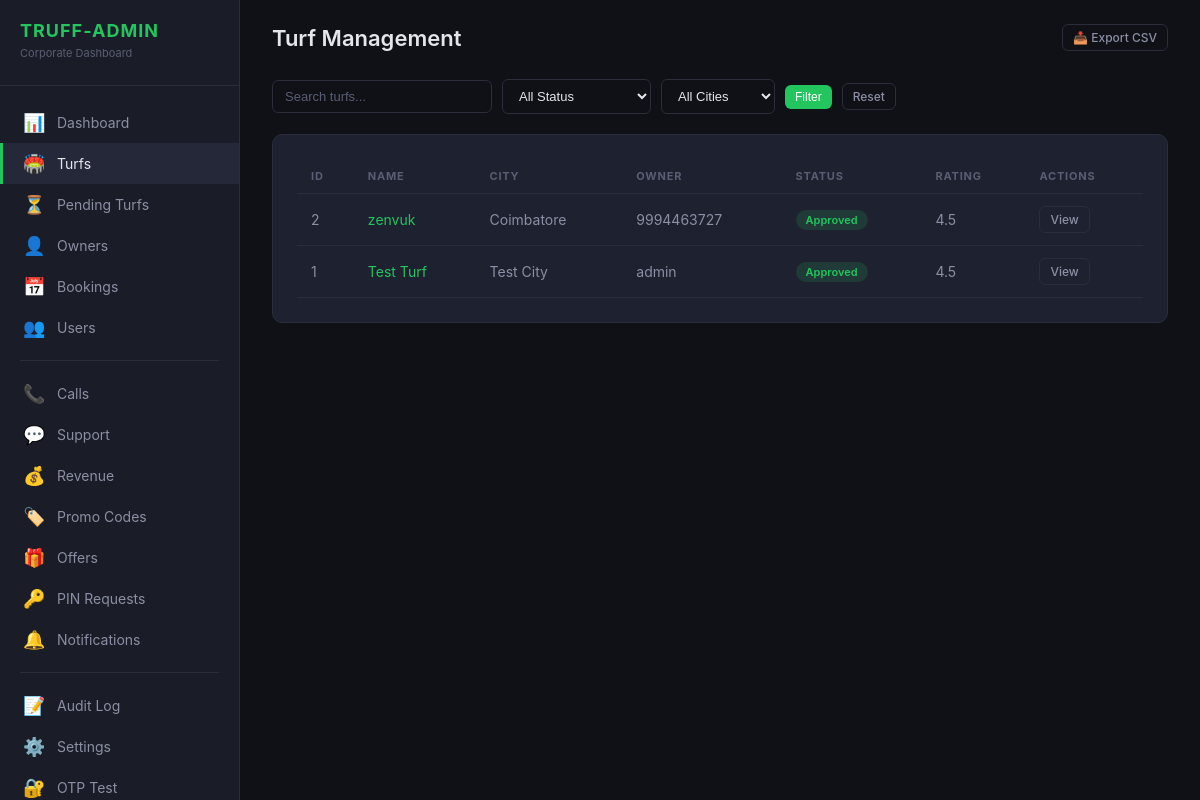
Page /truff-admin/turfs/ (signed in) on the committed database.
### turfs/models.py (models this page shows, shortened)
class Turf(models.Model):
    owner = models.ForeignKey(User, on_delete=models.CASCADE, related_name='turfs')
    name = models.CharField(max_length=200)
    description = models.TextField(blank=True, null=True)
    address = models.TextField()
    city = models.CharField(max_length=100)
    state = models.CharField(max_length=100)
    postal_code = models.CharField(max_length=10, blank=True, null=True)
    latitude = models.FloatField()
    longitude = models.FloatField()
    price_per_hour = models.IntegerField(validators=[MinValueValidator(1)])
    max_players = models.IntegerField(default=22, validators=[MinValueValidator(1)])
    status = models.CharField(max_length=20, choices=TurfStatus.choices, default=TurfStatus.PENDING)
    rejection_reason = models.TextField(blank=True, null=True)
    suspend_reason = models.TextField(blank=True, null=True)
    sports = models.ManyToManyField(Sport, related_name='turfs')
    amenities = models.ManyToManyField(Amenity, related_name='turfs')
    rating = models.FloatField(
        default=4.5,
        validators=[MinValueValidator(0.0), MaxValueValidator(5.0)]
    )
    review_count = models.IntegerField(default=0)
    is_active = models.BooleanField(default=False)
    google_maps_share_link = models.URLField(blank=True, null=True)
    is_shutdown = models.BooleanField(default=False)
    shutdown_start = models.DateField(null=True, blank=True)
    shutdown_end = models.DateField(null=True, blank=True)
    shutdown_reason = models.TextField(blank=True)
    shutdown_notified_admin = models.BooleanField(default=False)
    created_at = models.DateTimeField(auto_now_add=True)
    updated_at = models.DateTimeField(auto_now=True)
    approved_at = models.DateTimeField(blank=True, null=True)
    approved_by = models.ForeignKey(
        User, on_delete=models.SET_NULL, null=True, blank=True,
        related_name='approved_turfs',
    )
    class Meta:
        ordering = ['-created_at']
        indexes = [
            models.Index(fields=['status', 'is_active']),
            models.Index(fields=['latitude', 'longitude']),
            models.Index(fields=['owner', 'status']),
        ]

### users/models.py (models this page shows, shortened)
class CustomUser(AbstractUser):
    class UserRole(models.TextChoices):
        USER = 'user', 'Normal User'
        TURF_OWNER = 'turf_owner', 'Turf Owner'
        PLATFORM_ADMIN = 'admin', 'Platform Admin'
    phone_number = models.CharField(max_length=15, blank=True, null=True)
    role = models.CharField(max_length=20, choices=UserRole.choices, default=UserRole.USER)
    profile_picture = models.ImageField(upload_to='profile_pictures/', blank=True, null=True)
    bio = models.TextField(blank=True, null=True)
    is_verified = models.BooleanField(default=True)  # Auto-verified: booking app
    is_phone_verified = models.BooleanField(default=False)
    referral_code = models.CharField(max_length=10, unique=True, null=True, blank=True)
    referred_by = models.ForeignKey(
        'self', null=True, blank=True, on_delete=models.SET_NULL, related_name='referrals'
    )
    referral_click_count = models.IntegerField(default=0)
    referral_install_count = models.IntegerField(default=0)
    referral_cashback_earned = models.DecimalField(max_digits=10, decimal_places=2, default=0)
    total_referrals = models.IntegerField(default=0)
    qualified_referrals = models.IntegerField(default=0)
    wallet_balance = models.DecimalField(max_digits=10, decimal_places=2, default=0)
    referred_by_owner = models.ForeignKey(
        'TurfOwner', null=True, blank=True, on_delete=models.SET_NULL,
        related_name='referred_users',
    )
    total_bookings = models.PositiveIntegerField(default=0)
    total_credits = models.PositiveIntegerField(default=0)
    used_credits = models.PositiveIntegerField(default=0)
    first_booking_completed = models.BooleanField(default=False)
    fcm_token = models.TextField(blank=True, null=True, help_text='Firebase Cloud Messaging device token')
    loyalty_tier = models.CharField(max_length=20, default='newbie')
    tier_updated_at = models.DateTimeField(auto_now=True)
    free_booking_counter = models.IntegerField(default=0)
    free_booking_available = models.BooleanField(default=False)
    birthday_credited_year = models.IntegerField(null=True, blank=True)
    date_of_birth = models.DateField(null=True, blank=True)
    created_at = models.DateTimeField(auto_now_add=True)
    updated_at = models.DateTimeField(auto_now=True)
    class Meta:
        ordering = ['-created_at']

### truff_admin_panel/views.py (the view)
# urls.py: path('turfs/', views.TurfListView.as_view(), name='turfs'),
class TurfListView(TruffAdminRequiredMixin, View):
    def get(self, request):
        qs = Turf.objects.select_related('owner').all()
        status = request.GET.get('status')
        if status:
            qs = qs.filter(status=status)
        city = request.GET.get('city')
        if city:
            qs = qs.filter(city__icontains=city)
        search = request.GET.get('q')
        if search:
            qs = qs.filter(
                Q(name__icontains=search) |
                Q(owner__username__icontains=search) |
                Q(city__icontains=search)
            )
        paginator = Paginator(qs, 25)
        page = paginator.get_page(request.GET.get('page', 1))
        cities = Turf.objects.values_list('city', flat=True).distinct().order_by('city')
        return render(request, 'truff_admin/turfs_list.html', {
            'page': page,
            'status_choices': TurfStatus.choices,
            'cities': cities,
            'current_status': status or '',
            'current_city': city or '',
            'search_query': search or '',
        })

### truff_admin_panel/context_processors.py (called while the page is built)
def pending_turf_count(request):
    if not request.user.is_authenticated:
        return {}
    if not (request.user.is_staff or request.user.groups.filter(name='Truff Admin').exists()):
        return {}
    try:
        return {'pending_turf_count': Turf.objects.filter(status=TurfStatus.PENDING).count()}
    except Exception:
        return {'pending_turf_count': 0}

### truff_admin_panel/mixins.py (called while the page is built)
    def test_func(self):
        user = self.request.user
        if not user.is_authenticated:
            return False
        return user.is_staff or user.groups.filter(name='Truff Admin').exists()

### truff_admin_panel/templatetags/truff_tags.py (called while the page is built)
@register.filter
def status_badge(status):
    mapping = {
        'approved': 'badge-success',
        'active': 'badge-success',
        'confirmed': 'badge-success',
        'completed': 'badge-success',
        'paid': 'badge-success',
        'pending': 'badge-warning',
        'processing': 'badge-warning',
        'rejected': 'badge-danger',
        'cancelled': 'badge-danger',
        'failed': 'badge-danger',
        'suspended': 'badge-danger',
    }
    return mapping.get(str(status).lower(), 'badge-secondary')

### truff_admin_panel/templates/truff_admin/turfs_list.html (shortened to what this page needs)
{% extends "truff_admin/base.html" %}
{% load truff_tags %}
{% block content %}
<div class="topbar">
    <h1>Turf Management</h1>
    <div class="topbar-actions">
        <a href="/truff-admin/export/turfs/" class="btn btn-outline btn-sm">📥 Export CSV</a>
    </div>
</div>
<div class="filter-bar">
    <form method="get" style="display:flex;gap:10px;flex-wrap:wrap;align-items:center;width:100%;">
        <input type="text" name="q" class="form-input" placeholder="Search turfs..." value="{{ search_query }}"
            style="width:220px;">
        <select name="status" class="form-select">
            <option value="">All Status</option>
        </select>
        <select name="city" class="form-select">
            <option value="">All Cities</option>
        </select>
        <button type="submit" class="btn btn-primary btn-sm">Filter</button>
        <a href="/truff-admin/turfs/" class="btn btn-outline btn-sm">Reset</a>
    </form>
</div>
<div class="panel">
    <table class="data-table">
        <thead>
            <tr>
                <th>ID</th>
                <th>Name</th>
                <th>City</th>
                <th>Owner</th>
                <th>Status</th>
                <th>Rating</th>
                <th>Actions</th>
            </tr>
        </thead>
        <tbody>
            {% for turf in page %}
            <tr>
                <td>{{ turf.id }}</td>
                <td><a href="/truff-admin/turfs/{{ turf.id }}/">{{ turf.name }}</a></td>
                <td>{{ turf.city|default:"-" }}</td>
                <td>{{ turf.owner.username }}</td>
                <td><span class="badge {{ turf.status|status_badge }}">{{ turf.status }}</span></td>
                <td>{{ turf.rating }}</td>
                <td>
                    <a href="/truff-admin/turfs/{{ turf.id }}/" class="btn btn-outline btn-sm">View</a>
                </td>
            </tr>
            {% empty %}
            <tr>
                <td colspan="7" style="text-align:center;color:var(--text-muted);">No turfs found</td>
            </tr>
            {% endfor %}
        </tbody>
    </table>
</div>
{% endblock %}

### truff_admin_panel/static/truff_admin/css/style.css (style rules this page uses)
:root { --bg-primary: #0f1117; --bg-secondary: #1a1d27; --bg-card: #1e2130; --bg-hover: #252839; --border: #2a2d3a; --text-primary: #e4e6ec; --text-secondary: #8b8fa3; --text-muted: #5a5e73; --accent: #22c55e; --accent-hover: #16a34a; --accent-light: rgba(34, 197, 94, 0.12); --danger: #ef4444; --warning: #f59e0b; --info: #3b82f6; }
* { margin: 0; padding: 0; box-sizing: border-box; }
body { font-family: -apple-system, BlinkMacSystemFont, 'Segoe UI', Roboto, sans-serif; background: var(--bg-primary); color: var(--text-primary); min-height: 100vh; }
a { color: var(--accent); text-decoration: none; }
.topbar { display: flex; justify-content: space-between; align-items: center; margin-bottom: 28px; }
.topbar h1 { font-size: 22px; font-weight: 600; }
.topbar-actions { display: flex; gap: 12px; align-items: center; }
.panel { background: var(--bg-card); border: 1px solid var(--border); border-radius: 10px; padding: 24px; margin-bottom: 24px; }
.data-table { width: 100%; border-collapse: collapse; }
.data-table th { text-align: left; padding: 10px 14px; font-size: 11px; text-transform: uppercase; letter-spacing: 0.8px; color: var(--text-muted); border-bottom: 1px solid var(--border); }
.data-table td { padding: 12px 14px; font-size: 14px; border-bottom: 1px solid var(--border); color: var(--text-secondary); }
.badge { display: inline-block; padding: 3px 10px; border-radius: 12px; font-size: 11px; font-weight: 600; text-transform: capitalize; }
.badge-success { background: rgba(34,197,94,0.15); color: #22c55e; }
.btn { display: inline-flex; align-items: center; gap: 6px; padding: 8px 16px; border: none; border-radius: 6px; font-size: 13px; font-weight: 500; cursor: pointer; transition: all 0.15s; }
.btn-primary { background: var(--accent); color: #fff; }
.btn-outline { background: transparent; border: 1px solid var(--border); color: var(--text-secondary); }
.btn-sm { padding: 5px 10px; font-size: 12px; }
.form-input, .form-select { background: var(--bg-primary); border: 1px solid var(--border); color: var(--text-primary); padding: 8px 12px; border-radius: 6px; font-size: 13px; outline: none; }
.form-input::placeholder { color: var(--text-muted); }
.filter-bar { display: flex; gap: 10px; align-items: center; flex-wrap: wrap; margin-bottom: 20px; }

### rows in the picture
Turf: id "2", name "zenvuk", city "Coimbatore", owner.username "9994463727", status "Approved", rating "4.5"
Turf: id "1", name "Test Turf", city "Test City", owner.username "admin", status "Approved", rating "4.5"
